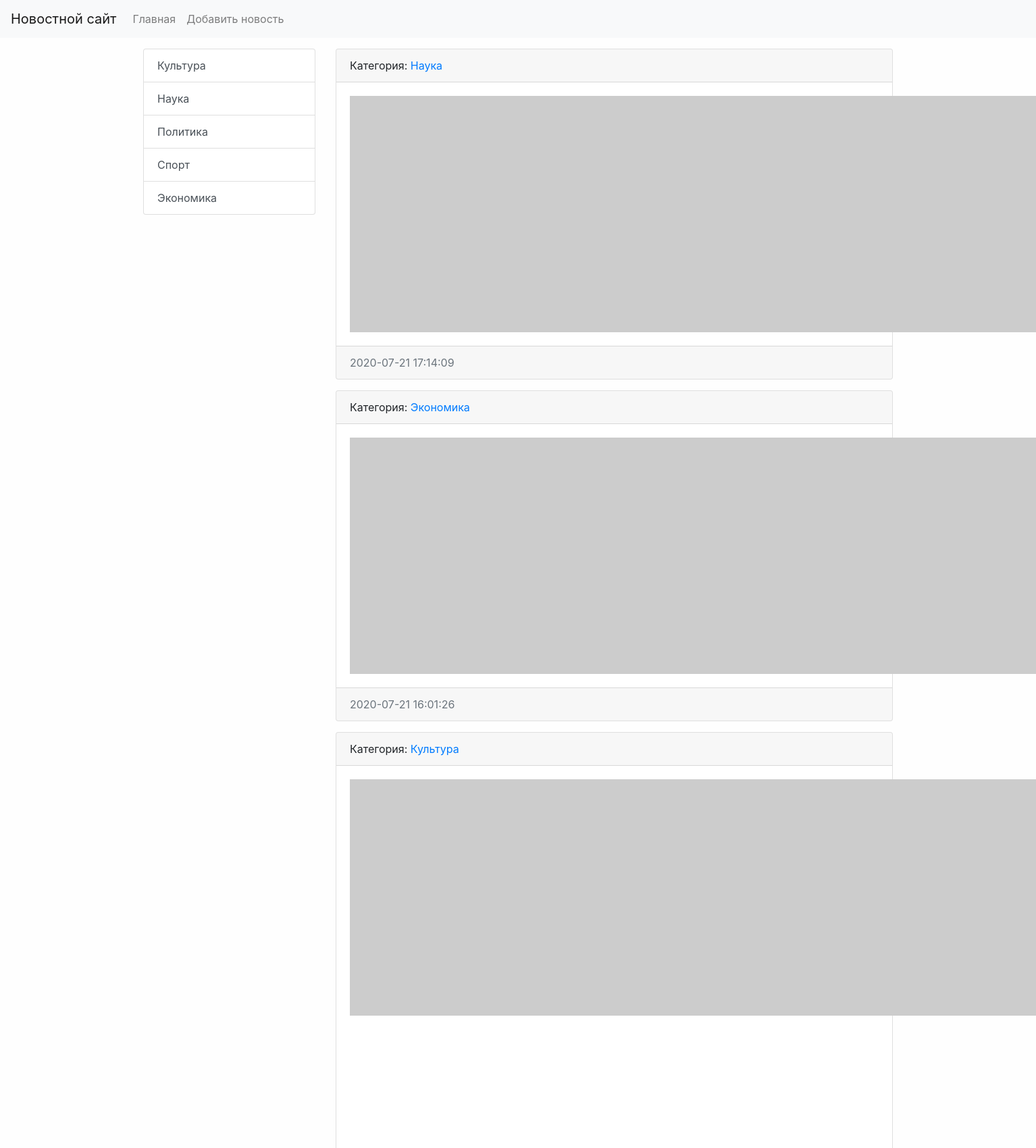
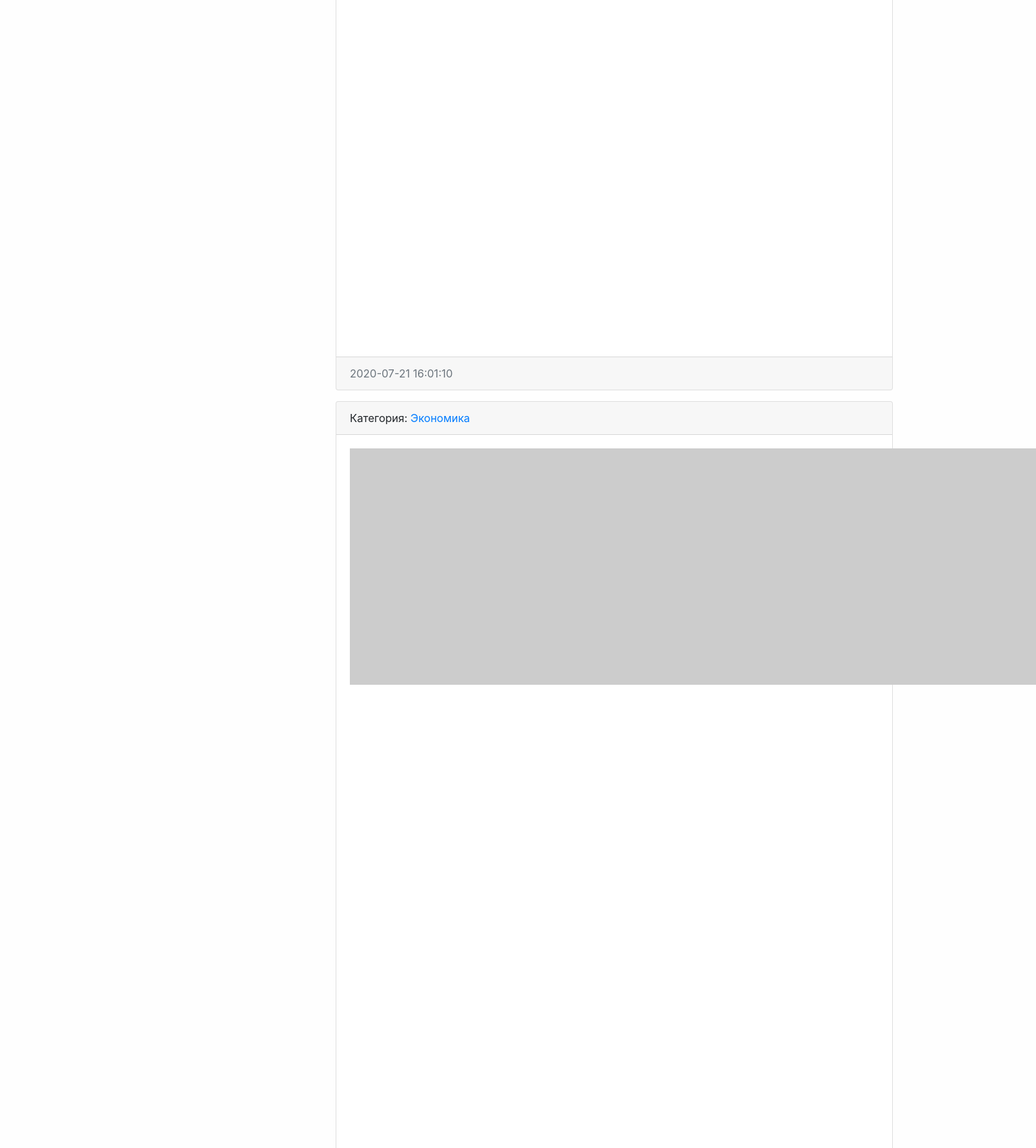
The page / (upper part) on the database its author committed (2 pictures, top to bottom).
### news/models.py (models this page shows, shortened)
class Category(models.Model):
    title = models.CharField(max_length=150, db_index=True, verbose_name='Наименование категории')
    def get_absolute_url(self):
        return reverse('category', kwargs={"category_id": self.pk})
    def __str__(self):
        return self.title
    class Meta:
        verbose_name = 'Категория'
        verbose_name_plural = 'Категории'
        ordering = ['title']

class News(models.Model):
    title = models.CharField(max_length=150, verbose_name='Наименование')
    content = models.TextField(blank=True, verbose_name='Контент')
    created_at = models.DateTimeField(auto_now_add=True, verbose_name='Дата публикации')
    updated_at = models.DateTimeField(auto_now=True, verbose_name='Обновлено')
    photo = models.ImageField(upload_to='photos/%Y/%m/%d/', verbose_name='Фото', blank=True)
    is_published = models.BooleanField(default=True, verbose_name='Опубликовано')
    category = models.ForeignKey('Category', on_delete=models.PROTECT, verbose_name='Категория')
    def get_absolute_url(self):
        return reverse('view_news', kwargs={"pk": self.pk})
    class Meta:
        verbose_name = 'Новость'
        verbose_name_plural = 'Новости'
        ordering = ['-created_at']

### news/views.py (the view)
# urls.py: path('', HomeNews.as_view(), name='home'),
class HomeNews(ListView):
    model = News
    template_name = 'news/home_news_list.html'
    context_object_name = 'news'
    def get_context_data(self, *, object_list=None, **kwargs):
        context = super().get_context_data(**kwargs)
        context['title'] = 'Главная страница'
        return context
    def get_queryset(self):
        return News.objects.filter(is_published=True)

### news/templatetags/news_tags.py (called while the page is built)
@register.inclusion_tag('news/list_categories.html')
def show_categories(arg1='Hello', arg2='world'):
    categories = Category.objects.all()
    return {"categories": categories, "arg1": arg1, "arg2": arg2}

### news/templates/news/home_news_list.html (shortened to what this page needs)
{% extends 'base.html' %}
{% block sidebar %}
{% include 'inc/_sidebar.html' %}
{% endblock %}
{% block content %}
{% for item in news %}
<div class="card mb-3">
    <div class="card-header">
        Категория: <a href="{{ item.category.get_absolute_url }}">{{ item.category }}</a>
    </div>
    <div class="card-body">
        <div class="media">
            {% if item.photo %}
            <img src="{{ item.photo.url }}" alt="" width="350" class="mr-3">
            {% else %}
            <img src="https://picsum.photos/id/1060/350/235/?blur=2" alt="" class="mr-3">
            {% endif %}
        </div>
    </div>
    <div class="card-footer text-muted">
        {{ item.created_at|date:"Y-m-d H:i:s" }}
    </div>
</div>
{% endfor %}
{% endblock %}

### templates/base.html (shortened to what this page needs)
{% load static %}
<!doctype html>
<html lang="en">
<head>
    <link rel="stylesheet" href="{% static 'bootstrap/css/bootstrap.min.css' %}">
    <link rel="stylesheet" href="{% static 'css/style.css' %}">
</head>
<body>
{% include 'inc/_nav.html' %}
<div class="container mt-3">
    <div class="row">
        <div class="col-md-3">
            {% block sidebar %}SIDEBAR{% endblock %}
        </div>
        <div class="col-md-9">
            {% block content %}CONTENT{% endblock %}
        </div>
    </div>
</div>
</body>
</html>

### templates/inc/_nav.html (shortened to what this page needs)
<nav class="navbar navbar-expand-lg navbar-light bg-light">
    <a class="navbar-brand" href="{% url 'home' %}">Новостной сайт</a>
    <div class="collapse navbar-collapse" id="navbarSupportedContent">
        <ul class="navbar-nav mr-auto">
            <li class="nav-item"><a class="nav-link" href="{% url 'home' %}">Главная</a></li>
            <li class="nav-item"><a class="nav-link" href="{% url 'add_news' %}">Добавить новость</a></li>
        </ul>
    </div>
</nav>

### templates/inc/_sidebar.html (shortened to what this page needs)
{% load news_tags %}
{% show_categories %}

### news/templates/news/list_categories.html
<div class="list-group">
    {% for item in categories %}
    <a href="{{ item.get_absolute_url }}" class="list-group-item list-group-item-action">{{ item.title }}</a>
    {% endfor %}
</div>

### mysite/static/css/style.css (style rules this page uses)
body { background-color: #fefefe; }

### rows shown on the page
Category: title "Культура"
Category: title "Наука"
Category: title "Политика"
Category: title "Спорт"
Category: title "Экономика"
News: category "Наука", created_at "2020-07-21 17:14:09"
News: category "Экономика", created_at "2020-07-21 16:01:26"
News: category "Культура", created_at "2020-07-21 16:01:10"
News: category "Экономика"
